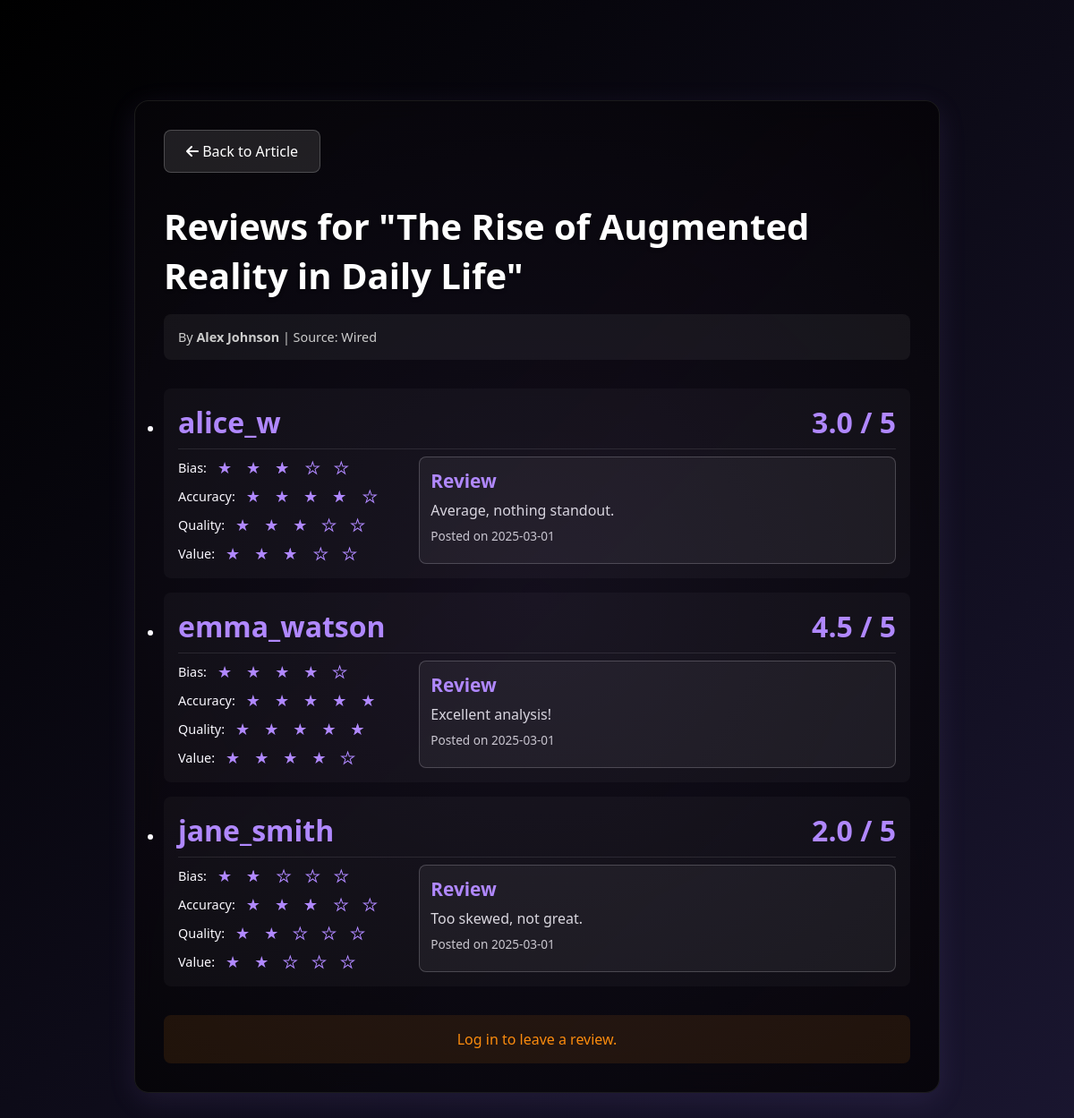
The app's page /reviews?article_id=3 with its own data.
### tables this page shows
CREATE TABLE articles
                       (id TEXT PRIMARY KEY,
                        title TEXT NOT NULL,
                        source TEXT NOT NULL,
                        author TEXT NOT NULL,
                        length INTEGER NOT NULL,
                        category TEXT NOT NULL,
                        rating INTEGER NOT NULL,
                        summary TEXT NOT NULL,
                        publication_date TEXT NOT NULL,
                        body TEXT);

CREATE TABLE users
                       (id INTEGER PRIMARY KEY,
                        username TEXT NOT NULL UNIQUE,
                        email TEXT NOT NULL UNIQUE,
                        password TEXT NOT NULL,
                        verified_code TEXT NOT NULL);

CREATE TABLE reviews (
                                review_id INTEGER PRIMARY KEY AUTOINCREMENT,
                                article_id TEXT NOT NULL,
                                user_id INTEGER NOT NULL,
                                bias_rating INTEGER NOT NULL,
                                accuracy_rating INTEGER NOT NULL,
                                quality_rating INTEGER NOT NULL,
                                value_rating INTEGER NOT NULL,
                                overall_rating REAL NOT NULL,
                                review TEXT NOT NULL,
                                created_at TIMESTAMP DEFAULT CURRENT_TIMESTAMP,
                                FOREIGN KEY (article_id) REFERENCES articles(id),
                                FOREIGN KEY (user_id) REFERENCES users(id)
                              );

### app.py (the view)
@app.route('/reviews')
def reviews_page():
    db = get_db()
    article_id = request.args.get('article_id')
    if not article_id:
        return "Article ID is required", 400
    article = get_article_by_id(article_id)
    if not article:
        return "Article not found", 404
    user_id = session.get('user_id')
    user = None
    if user_id:
        user = db.execute('SELECT * FROM users WHERE id = ?', (user_id,)).fetchone()
    reviews = db.execute('SELECT * FROM reviews WHERE article_id = ?', (article_id,)).fetchall()
    authors = {}
    for review in reviews:
        author = db.execute('SELECT * FROM users WHERE id = ?', (review['user_id'],)).fetchone()
        if author:
            authors[review['user_id']] = author['username']
        else:
            authors[review['user_id']] = 'User ' + str(review['user_id'])
    return render_template("reviews.html", article=article, user=user, reviews=reviews, authors=authors)

### app.py (called while the page is built)
def get_db():
    conn = sqlite3.connect(DATABASE)
    conn.row_factory = sqlite3.Row
    return conn

def get_article_by_id(article_id):
    db = get_db()
    article = db.execute("SELECT * FROM articles WHERE id = ?", (article_id,)).fetchone()
    return article

### templates/reviews.html (shortened to what this page needs)
<!DOCTYPE html>
<html lang="en">
<head>
    <link href="https://cdnjs.cloudflare.com/ajax/libs/font-awesome/6.0.0/css/all.min.css" rel="stylesheet">
</head>
<body>
    <div class="article-container">
        <a href="{{ url_for('article_page', article_id=article.id) }}" class="back-button"><i class="fas fa-arrow-left"></i> Back to Article</a>
        <div class="article-header">Reviews for "{{ article.title }}"</div>
        <div class="article-meta">By <strong>{{ article.author }}</strong> | Source: {{ article.source }}</div>
        {% if reviews %}
            <ul class="review-list">
                {% for review in reviews %}
                    <li class="review-item">
                        <div class="review-header">
                            {% if authors %}
                                {% if authors[review.user_id] != 'None' %}
                                    <span class="review-username">{{ authors[review.user_id] }}</span>
                                {% else %}
                                    <span class="review-username">User {{ review.user_id }}</span>
                                {% endif %}
                            {% else %}
                                <span class="review-username">Anonymous</span>
                            {% endif %}
                            <span class="overall-rating">{{ "%.1f"|format(review.overall_rating) }} / 5</span>
                        </div>
                        <div class="review-details">
                            <div class="rating-breakdown">
                                <div class="review-rating-row">
                                    <span>Bias:</span>
                                    {% set full_stars = review.bias_rating|int %}
                                    {% set has_half = review.bias_rating - full_stars >= 0.5 %}
                                    {% for i in range(5) %}
                                        {% if i < full_stars %}
                                            <span class="star">★</span>
                                        {% elif i == full_stars and has_half %}
                                            <span class="half-star">★</span>
                                        {% else %}
                                            <span class="empty-star">★</span>
                                        {% endif %}
                                    {% endfor %}
                                </div>
                                <div class="review-rating-row">
                                    <span>Accuracy:</span>
                                    {% set full_stars = review.accuracy_rating|int %}
                                    {% set has_half = review.accuracy_rating - full_stars >= 0.5 %}
                                    {% for i in range(5) %}
                                        {% if i < full_stars %}
                                            <span class="star">★</span>
                                        {% elif i == full_stars and has_half %}
                                            <span class="half-star">★</span>
                                        {% else %}
                                            <span class="empty-star">★</span>
                                        {% endif %}
                                    {% endfor %}
                                </div>
                                <div class="review-rating-row">
                                    <span>Quality:</span>
                                    {% set full_stars = review.quality_rating|int %}
                                    {% set has_half = review.quality_rating - full_stars >= 0.5 %}
                                    {% for i in range(5) %}
                                        {% if i < full_stars %}
                                            <span class="star">★</span>
                                        {% elif i == full_stars and has_half %}
                                            <span class="half-star">★</span>
                                        {% else %}
                                            <span class="empty-star">★</span>
                                        {% endif %}
                                    {% endfor %}
                                </div>
                                <div class="review-rating-row">
                                    <span>Value:</span>
                                    {% set full_stars = review.value_rating|int %}
                                    {% set has_half = review.value_rating - full_stars >= 0.5 %}
                                    {% for i in range(5) %}
                                        {% if i < full_stars %}
                                            <span class="star">★</span>
                                        {% elif i == full_stars and has_half %}
                                            <span class="half-star">★</span>
                                        {% else %}
                                            <span class="empty-star">★</span>
                                        {% endif %}
                                    {% endfor %}
                                </div>
                            </div>
                            <div class="review-text-container">
                                <div class="review-text-label">Review</div>
                                <div class="review-text">{{ review.review }}</div>
                                <div class="review-date">Posted on {{ review.created_at }}</div>
                            </div>
                        </div>
                    </li>
                {% endfor %}
            </ul>
        {% else %}
            <p class="no-reviews">No reviews yet. Be the first to review!</p>
        {% endif %}
        {% if user.verified_code %}
            <section class="review-form">
                <h2>Leave a Review</h2>
                <form action="{{ url_for('submit_review') }}" method="POST">
                    <input type="hidden" name="article_id" value="{{ article['id'] }}">
                    <div class="form-container">
                        <div class="ratings-container">
                            <label for="bias">Bias Rating:</label>
                            <div class="star-rating" data-name="bias">
                                <span>★</span><span>★</span><span>★</span><span>★</span><span>★</span>
                                <input type="hidden" name="bias" value="0">
                            </div>
                            <label for="accuracy">Accuracy Rating:</label>
                            <div class="star-rating" data-name="accuracy">
                                <span>★</span><span>★</span><span>★</span><span>★</span><span>★</span>
                                <input type="hidden" name="accuracy" value="0">
                            </div>
                            <label for="quality">Quality Rating:</label>
                            <div class="star-rating" data-name="quality">
                                <span>★</span><span>★</span><span>★</span><span>★</span><span>★</span>
                                <input type="hidden" name="quality" value="0">
                            </div>
                            <label for="value">Value Rating:</label>
                            <div class="star-rating" data-name="value">
                                <span>★</span><span>★</span><span>★</span><span>★</span><span>★</span>
                                <input type="hidden" name="value" value="0">
                            </div>
                        </div>
                        <div class="text-container">
                            <label for="text">Review Comment:</label>
                            <textarea id="text" name="text" required></textarea>
                        </div>
                    </div>
                    <button type="submit" class="submit-btn">Submit Review</button>
                </form>
            </section>
        {% else %}
            <p class="login-prompt">Log in to leave a review.</p>
        {% endif %}
    </div>
</body>
</html>

### templates/reviews.html (style rules this page uses)
* { margin: 0; padding: 0; box-sizing: border-box; }
body { font-family: 'Segoe UI', Tahoma, Geneva, Verdana, sans-serif; background: linear-gradient(135deg, #000 0%, #1a1630 100%); color: #fff; min-height: 100vh; padding: 2rem; overflow-x: hidden; }
.article-container { max-width: 900px; margin: 5rem auto 2rem; background: rgba(0, 0, 0, 0.9); backdrop-filter: blur(12px); padding: 2rem; border-radius: 16px; border: 1px solid rgba(255, 255, 255, 0.1); box-shadow: 0 8px 32px rgba(176, 136, 255, 0.1); position: relative; overflow: hidden; }
.article-container::before { content: ''; position: absolute; top: -50%; left: -50%; width: 200%; height: 200%; background: radial-gradient(circle, rgba(176, 136, 255, 0.1) 0%, transparent 70%); animation: glow 15s infinite alternate; pointer-events: none; }
.article-header { font-size: 2.5rem; font-weight: 700; margin-bottom: 1rem; text-shadow: 0 2px 4px rgba(0, 0, 0, 0.2); position: relative; z-index: 1; }
.article-meta { color: #ccc; font-size: 0.9rem; margin-bottom: 2rem; padding: 1rem; background: rgba(255, 255, 255, 0.05); border-radius: 8px; position: relative; z-index: 1; }
.article-meta strong { font-weight: 700; }
.star { color: #B088FF; margin: 0 4px; font-size: 18px; }
.half-star { color: #B088FF; margin: 0 4px; font-size: 18px; position: relative; display: inline-block; width: 18px; overflow: hidden; }
.half-star::before { content: '★'; position: absolute; color: #B088FF; width: 50%; overflow: hidden; }
.empty-star { color: transparent; -webkit-text-stroke: 1px #B088FF; margin: 0 4px; font-size: 18px; }
.review-list { display: flex; flex-direction: column; gap: 1rem; }
.review-item { background: rgba(255, 255, 255, 0.03); padding: 1rem; border-radius: 8px; cursor: pointer; transition: all 0.3s; }
.review-header { display: flex; justify-content: space-between; align-items: center; }
.review-username { color: #B088FF; font-size: 2rem; font-weight: 700; }
.overall-rating { font-size: 2rem; font-weight: 700; color: #B088FF; }
.review-details { display: none; margin-top: 0.5rem; padding-top: 0.5rem; border-top: 1px solid rgba(255, 255, 255, 0.1); display: flex; gap: 1rem; }
.rating-breakdown { display: flex; flex-direction: column; gap: 0.5rem; flex: 1; }
.review-rating-row { display: flex; align-items: center; gap: 0.5rem; font-size: 0.9rem; }
.review-text-container { flex: 2; background: rgba(255, 255, 255, 0.05); padding: 0.75rem; border-radius: 8px; border: 1px solid rgba(255, 255, 255, 0.2); }
.review-text-label { font-weight: 800; margin-bottom: 0.5rem; font-size: 1.3rem; color: #B088FF; }
.review-text { font-size: 1rem; color: #ddd; }
.review-date { color: #ccc; font-size: 0.85rem; margin-top: 0.5rem; margin-bottom: 0.1rem; }
.back-button { display: inline-block; background: rgba(255, 255, 255, 0.1); color: #fff; padding: 0.75rem 1.5rem; border-radius: 8px; text-decoration: none; font-weight: 500; transition: all 0.3s; margin-bottom: 2rem; position: relative; z-index: 1; border: 1px solid rgba(255, 255, 255, 0.2); }
.login-prompt { text-align: center; font-size: 1rem; color: #ff8c00; padding: 1rem; background: rgba(255, 140, 0, 0.1); border-radius: 8px; margin-top: 2rem; }

### records on screen
articles: title "The Rise of Augmented Reality in Daily Life", author "Alex Johnson", source "Wired"
reviews: overall_rating "3.0", review "Average, nothing standout.", created_at "2025-03-01"
users: username "alice_w"
reviews: overall_rating "4.5", review "Excellent analysis!", created_at "2025-03-01"
users: username "emma_watson"
reviews: overall_rating "2.0", review "Too skewed, not great.", created_at "2025-03-01"
users: username "jane_smith"
